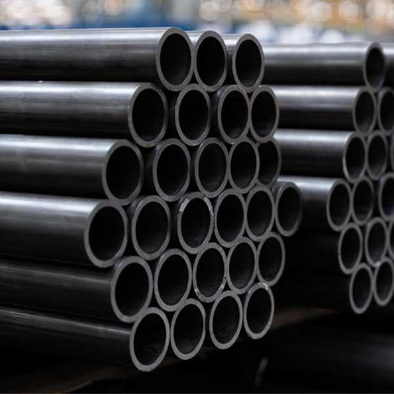
#> input picture AI/test_pic/Metal_Pipe.jpg, 394 x 394 px, shrunk from 600 x 600 before the run, found by its file name
$ python Basic_detection.py
#> lines starting #> are read from the running program, lines starting #| are printed output that depends on the picture; after the words box and inside, x2 and y2 are one past the last pixel; in counts of white or black regions, pixels touching at a corner belong together
import cv2
import numpy as np
import matplotlib.pyplot as plt
import random
from typing import Tuple, List, Dict

class HoughPipeDetector:
    """Hough Circle Transform based pipe detector with adaptive parameters"""

    def __init__(self):
        self.debug_info = {}

    def detect(self, image_path: str,
               dp: float = 1.2,
               min_dist_ratio: float = 0.8,
               param1: int = 100,
               param2: int = 40,
               min_radius: int = 8,
               max_radius: int = 80,
               use_roi: bool = True,
               debug: bool = True) -> Dict:
        """
        Detect pipes using Hough Circle Transform

        Parameters:
        - dp: Inverse ratio of accumulator resolution (higher = faster but less accurate)
        - min_dist_ratio: Minimum distance between circles as ratio of radius
        - param1: Canny edge threshold (higher = fewer edges)
        - param2: Accumulator threshold (higher = fewer circles, more confident)
        - min_radius: Minimum circle radius in pixels
        - max_radius: Maximum circle radius in pixels
        - use_roi: Whether to crop ROI before detection
        """

        # Load image
        img = cv2.imread(image_path)
        if img is None:
            raise ValueError(f"Could not load image: {image_path}")

        self.debug_info = {'image_path': image_path, 'original_shape': img.shape}

        # Extract ROI if requested
        if use_roi:
            roi, offset = self._extract_roi(img)
            self.debug_info['roi_shape'] = roi.shape
            self.debug_info['roi_offset'] = offset
        else:
            roi = img.copy()
            offset = (0, 0)

        # Preprocessing
        gray = cv2.cvtColor(roi, cv2.COLOR_BGR2GRAY)

        # CLAHE for better contrast
        clahe = cv2.createCLAHE(clipLimit=2.0, tileGridSize=(8, 8))
        gray_eq = clahe.apply(gray)

        # Bilateral filter to reduce noise while preserving edges
        gray_filtered = cv2.bilateralFilter(gray_eq, 9, 75, 75)

        self.debug_info['gray'] = gray
        self.debug_info['gray_eq'] = gray_eq
        self.debug_info['gray_filtered'] = gray_filtered

        # Calculate adaptive minDist based on estimated pipe size
        avg_radius_estimate = (min_radius + max_radius) / 2
        min_dist = int(avg_radius_estimate * min_dist_ratio * 2)  # Diameter * ratio

        # Detect circles
        circles = cv2.HoughCircles(
            gray_filtered,
            cv2.HOUGH_GRADIENT,
            dp=dp,
            minDist=min_dist,
            param1=param1,
            param2=param2,
            minRadius=min_radius,
            maxRadius=max_radius
        )

        # Process results
        if circles is not None:
            circles = np.uint16(np.around(circles))

            # Filter circles based on quality metrics
            filtered_circles = self._filter_circles(circles[0], gray_eq, roi)

            # Adjust coordinates back to original image space
            if use_roi:
                filtered_circles = [(x + offset[0], y + offset[1], r)
                                   for x, y, r in filtered_circles]

            pipe_count = len(filtered_circles)
        else:
            filtered_circles = []
            pipe_count = 0

        self.debug_info['raw_circles'] = circles
        self.debug_info['filtered_circles'] = filtered_circles
        self.debug_info['pipe_count'] = pipe_count
        self.debug_info['params'] = {
            'dp': dp, 'min_dist': min_dist, 'param1': param1, 'param2': param2,
            'min_radius': min_radius, 'max_radius': max_radius
        }

        # Create visualizations
        if debug:
            self._create_visualizations(img, roi, filtered_circles, offset if use_roi else None)

        return {
            'pipe_count': pipe_count,
            'circles': filtered_circles,
            'debug_info': self.debug_info
        }

    def _extract_roi(self, img: np.ndarray) -> Tuple[np.ndarray, Tuple[int, int]]:
        """Extract region of interest, excluding truck/background"""
        h, w = img.shape[:2]

        # Adaptive ROI based on aspect ratio
        aspect_ratio = w / h

        if aspect_ratio > 1.5:  # Wide image
            y1, y2 = int(0.15 * h), int(0.90 * h)
            x1, x2 = int(0.05 * w), int(0.95 * w)
        else:  # Standard image
            y1, y2 = int(0.20 * h), int(0.85 * h)
            x1, x2 = int(0.05 * w), int(0.95 * w)

        roi = img[y1:y2, x1:x2]
        offset = (x1, y1)

        return roi, offset

    def _filter_circles(self, circles: np.ndarray, gray: np.ndarray,
                       roi: np.ndarray) -> List[Tuple[int, int, int]]:
        """Filter circles based on quality metrics"""

        if len(circles) == 0:
            return []

        filtered = []
        radii = circles[:, 2]

        # Calculate statistics for outlier detection
        if len(radii) > 3:
            q1 = np.percentile(radii, 25)
            q3 = np.percentile(radii, 75)
            iqr = q3 - q1
            lower_bound = q1 - 2.0 * iqr
            upper_bound = q3 + 2.0 * iqr
        else:
            lower_bound = radii.min()
            upper_bound = radii.max()

        avg_brightness = np.mean(gray)

        for circle in circles:
            x, y, r = circle

            # Skip if out of bounds
            if x - r < 0 or x + r >= gray.shape[1] or y - r < 0 or y + r >= gray.shape[0]:
                continue

            # Radius outlier filter
            if r < lower_bound or r > upper_bound:
                continue

            # Create mask for the circle
            mask = np.zeros(gray.shape, dtype=np.uint8)
            cv2.circle(mask, (x, y), int(r * 0.7), 255, -1)

            # Check mean intensity inside circle
            mean_inside = cv2.mean(gray, mask=mask)[0]

            # Create outer ring mask
            mask_outer = np.zeros(gray.shape, dtype=np.uint8)
            cv2.circle(mask_outer, (x, y), int(r * 1.2), 255, -1)
            cv2.circle(mask_outer, (x, y), r, 0, -1)
            mean_outside = cv2.mean(gray, mask=mask_outer)[0]

            # Check contrast
            contrast = abs(mean_inside - mean_outside)

            if contrast < 5:  # Too low contrast
                continue

            # Check if it's likely a pipe (darker than background)
            if mean_inside > avg_brightness * 1.3:
                continue

            # Check circularity using edge pixels
            mask_edge = np.zeros(gray.shape, dtype=np.uint8)
            cv2.circle(mask_edge, (x, y), r, 255, 2)

            # Count edge pixels
            edges = cv2.Canny(gray, 50, 150)
            edge_overlap = cv2.bitwise_and(edges, mask_edge)
            edge_ratio = np.sum(edge_overlap > 0) / (2 * np.pi * r)

            if edge_ratio < 0.15:  # Too few edge pixels on the circle
                continue

            filtered.append((int(x), int(y), int(r)))

        return filtered

    def _create_visualizations(self, img: np.ndarray, roi: np.ndarray,
                              circles: List[Tuple[int, int, int]],
                              offset: Tuple[int, int] = None):
        """Create visualization images"""

        # Draw on full image
        img_vis = img.copy()
        for (x, y, r) in circles:
            cv2.circle(img_vis, (x, y), r, (0, 255, 0), 2)
            cv2.circle(img_vis, (x, y), 2, (0, 0, 255), 3)

        # Draw on ROI (adjust coordinates)
        roi_vis = roi.copy()
        if offset is not None:
            for (x, y, r) in circles:
                x_roi = x - offset[0]
                y_roi = y - offset[1]
                if 0 <= x_roi < roi.shape[1] and 0 <= y_roi < roi.shape[0]:
                    cv2.circle(roi_vis, (x_roi, y_roi), r, (0, 255, 0), 2)
                    cv2.circle(roi_vis, (x_roi, y_roi), 2, (0, 0, 255), 3)
        else:
            roi_vis = img_vis.copy()

        self.debug_info['img_vis'] = img_vis
        self.debug_info['roi_vis'] = roi_vis

    def visualize(self):
        """Display detection results"""
        if 'img_vis' not in self.debug_info:
            print("No visualization available. Run detect() first.")
            return

        fig, axes = plt.subplots(2, 2, figsize=(16, 12))

        # Original image
        axes[0, 0].imshow(cv2.cvtColor(cv2.imread(self.debug_info['image_path']),
                                       cv2.COLOR_BGR2RGB))
        axes[0, 0].set_title("Original Image")
        axes[0, 0].axis('off')

        # Preprocessed (CLAHE + bilateral)
        axes[0, 1].imshow(self.debug_info['gray_filtered'], cmap='gray')
        axes[0, 1].set_title("Preprocessed (CLAHE + Bilateral)")
        axes[0, 1].axis('off')

        # ROI with detection
        axes[1, 0].imshow(cv2.cvtColor(self.debug_info['roi_vis'], cv2.COLOR_BGR2RGB))
        axes[1, 0].set_title(f"ROI Detection: {self.debug_info['pipe_count']} pipes")
        axes[1, 0].axis('off')

        # Full image with detection
        axes[1, 1].imshow(cv2.cvtColor(self.debug_info['img_vis'], cv2.COLOR_BGR2RGB))
        axes[1, 1].set_title(f"Full Image: {self.debug_info['pipe_count']} pipes")
        axes[1, 1].axis('off')

        plt.tight_layout()
        plt.show()

    def print_summary(self):
        """Print detection summary"""
        print(f"\n{'='*70}")
        print(f"  HOUGH CIRCLE DETECTION SUMMARY")
        print(f"{'='*70}")
        print(f"Image: {self.debug_info['image_path']}")
        print(f"Original Shape: {self.debug_info['original_shape']}")
        if 'roi_shape' in self.debug_info:
            print(f"ROI Shape: {self.debug_info['roi_shape']}")

        print(f"\nParameters:")
        for key, value in self.debug_info['params'].items():
            print(f"  - {key}: {value}")

        raw_count = len(self.debug_info['raw_circles'][0]) if self.debug_info['raw_circles'] is not None else 0
        print(f"\nDetection Results:")
        print(f"  - Raw circles detected: {raw_count}")
        print(f"  - After filtering: {self.debug_info['pipe_count']}")
        print(f"  - Filtered out: {raw_count - self.debug_info['pipe_count']}")

        if self.debug_info['pipe_count'] > 0:
            radii = [r for _, _, r in self.debug_info['filtered_circles']]
            print(f"\nRadius Statistics:")
            print(f"  - Mean: {np.mean(radii):.1f} pixels")
            print(f"  - Std: {np.std(radii):.1f} pixels")
            print(f"  - Range: {min(radii)} - {max(radii)} pixels")

        print(f"\n{'='*70}")
        print(f"  FINAL: {self.debug_info['pipe_count']} PIPES")
        print(f"{'='*70}\n")


def auto_tune_parameters(image_path: str, target_range: Tuple[int, int] = (30, 100)):
    """
    Automatically tune parameters to get pipe count in target range

    Parameters:
    - image_path: Path to image
    - target_range: (min, max) acceptable pipe count

    Returns best configuration
    """

    print(f"Auto-tuning parameters for: {image_path}")
    print(f"Target range: {target_range[0]}-{target_range[1]} pipes\n")

    # Parameter grid to search
    param2_values = [35, 40, 45, 50, 55]
    min_dist_ratios = [0.6, 0.8, 1.0, 1.2]

    best_config = None
    best_count = 0
    results = []

    for param2 in param2_values:
        for min_dist_ratio in min_dist_ratios:
            detector = HoughPipeDetector()
            result = detector.detect(
                image_path,
                param2=param2,
                min_dist_ratio=min_dist_ratio,
                debug=False
            )

            count = result['pipe_count']
            results.append((param2, min_dist_ratio, count))

            print(f"param2={param2}, min_dist_ratio={min_dist_ratio:.1f} -> {count} pipes")

            # Check if in target range
            if target_range[0] <= count <= target_range[1]:
                best_config = {'param2': param2, 'min_dist_ratio': min_dist_ratio}
                best_count = count
                print(f"  ✓ In target range!")
                break

        if best_config:
            break

    if best_config:
        print(f"\n✓ Best config found: {best_config} -> {best_count} pipes")
    else:
        # Find closest to target
        target_mid = (target_range[0] + target_range[1]) / 2
        best_idx = min(range(len(results)),
                      key=lambda i: abs(results[i][2] - target_mid))
        best_config = {
            'param2': results[best_idx][0],
            'min_dist_ratio': results[best_idx][1]
        }
        best_count = results[best_idx][2]
        print(f"\n⚠ No config in range. Closest: {best_config} -> {best_count} pipes")

    return best_config, best_count


# =============================================================================
# USAGE EXAMPLES
# =============================================================================
if __name__ == "__main__":
    list_path = [
        "./test_pic/DO25110210_4_nikhon.jpg",
        "./test_pic/DO25110213_1_nikhon.jpg",
        "./test_pic/DO25110220_1_Pittawat.jpg",
        "./test_pic/DO25110257_3_Pittawat.jpg",
        "./test_pic/DO25110261_1_Pittawat.jpg",
        "./test_pic/DO25110277_2_Pittawat.jpg",
        "./test_pic/DO25110284_2_Pittawat.jpg",
        "./test_pic/Front_pipe.webp",
        "./test_pic/Metal_Pipe.jpg"
    ]

    img_path = list_path[8]  # Change index to test different images

    # Example 1: Basic usage with improved defaults
    print("="*70)
    print("EXAMPLE 1: Basic Detection")
    print("="*70)

    detector = HoughPipeDetector()
    result = detector.detect(
        img_path,
        param2=45,           # Higher = more selective (fewer circles)
        min_dist_ratio=1.0,  # Circles must be at least 1 diameter apart
        min_radius=8,
        max_radius=60
    )
#> in detect, img is the input picture: shape (394, 394, 3); mean B, G, R 53.8, 52, 51.8
#> in detect, `roi, offset = self._extract_roi(img)`: offset = (19, 78)
#> in detect, `gray_filtered = cv2.bilateralFilter(gray_eq, 9, 75, 75)`:
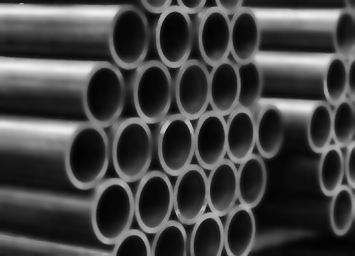
#> gray_filtered: shape (256, 355); min 2, max 239, mean 67.3
#> in detect, `circles = cv2.HoughCircles( gray_filtered, cv2.HOUGH_GRADIENT, dp=dp, ..`: circles = [[180.6, 83.4, 59.24], [215.4, 145.8, 57.92], [102.6, 155.4, 34.16]]
#> in detect, `circles = np.uint16(np.around(circles))`: circles = [[181, 83, 59], [215, 146, 58], [103, 155, 34]]
#> in _filter_circles, `radii = circles[:, 2]`: radii = [59, 58, 34]
#> in _filter_circles, `lower_bound = radii.min()`: lower_bound = 34
#> in _filter_circles, `upper_bound = radii.max()`: upper_bound = 59
#> in _filter_circles, `avg_brightness = np.mean(gray)`: avg_brightness = 67.4
#> the loop in _filter_circles, `for circle in circles:` made 3 passes
#> (x, y, r, mean_inside, mean_outside, contrast, edge_ratio) on passes 1 to 3: (181, 83, 59, 58, 48.84, 9.16, 0.553), (215, 146, 58, 68.4, 60.02, 8.38, 0.549), (103, 155, 34, 44.98, 90.6, 45.62, 0.707)
#> after the loop in _filter_circles, `for circle in circles:`: mask: shape (256, 355); 1.8% white; 1 white region, box (x1, y1, x2, y2) and area: (80, 132, 127, 179) 1653
#> after the loop in _filter_circles, `for circle in circles:`: mask_edge: shape (256, 355); 0.72% white; 1 white region, box (x1, y1, x2, y2) and area: (68, 120, 139, 191) 650
#> after the loop in _filter_circles, `for circle in circles:`: mask_outer: shape (256, 355); 1.5% white; 1 white region, box (x1, y1, x2, y2) and area: (63, 115, 144, 196) 1400
#> after the loop in _filter_circles, `for circle in circles:`: filtered = [(181, 83, 59), (215, 146, 58), (103, 155, 34)]
#> in detect, `filtered_circles = [(x + offset[0], y + offset[1], r) for x, y, r in f..`: filtered_circles = [(200, 161, 59), (234, 224, 58), (122, 233, 34)]
#> in detect, `pipe_count = len(filtered_circles)`: pipe_count = 3
#> the loop in _create_visualizations, `for (x, y, r) in circles:` made 3 passes
#> after the loop in _create_visualizations, `for (x, y, r) in circles:`:
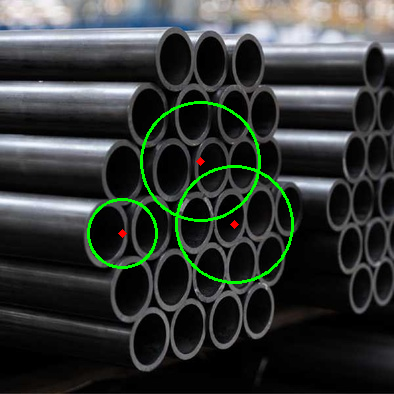
#> img_vis: shape (394, 394, 3); 1.9% of pixels changed, all inside (x1, y1, x2, y2) = (87, 101, 294, 284)
#> the loop in _create_visualizations, `for (x, y, r) in circles:` made 3 passes
#> (x, y, r, x_roi, y_roi) on passes 1 to 3: (200, 161, 59, 181, 83), (234, 224, 58, 215, 146), (122, 233, 34, 103, 155)
#> after the loop in _create_visualizations, `for (x, y, r) in circles:`:
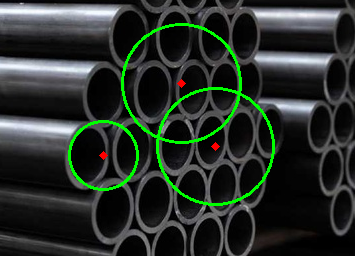
#> roi_vis: shape (256, 355, 3); mean B, G, R 42.5, 48.8, 40.9
#> result = 3 items

    detector.print_summary()
#| Image: ./test_pic/Metal_Pipe.jpg
#| Original Shape: (394, 394, 3)
#| ROI Shape: (256, 355, 3)
#> the loop in print_summary, `for key, value in self.debug_info['params'].items():` made 6 passes
#> (key, value) on passes 1 to 6: ('dp', 1.2), ('min_dist', 68), ('param1', 100), ('param2', 45), ('min_radius', 8), ('max_radius', 60)
#|   - dp: 1.2
#|   - min_dist: 68
#|   - param1: 100
#|   - param2: 45
#|   - min_radius: 8
#|   - max_radius: 60
#> in print_summary, `raw_count = len(self.debug_info['raw_circles'][0]) if self.debug_info[..`: raw_count = 3
#|   - Raw circles detected: 3
#|   - After filtering: 3
#|   - Filtered out: 0
#> in print_summary, `radii = [r for _, _, r in self.debug_info['filtered_circles']]`: radii = [59, 58, 34]
#|   - Mean: 50.3 pixels
#|   - Std: 11.6 pixels
#|   - Range: 34 - 59 pixels
#|   FINAL: 3 PIPES
    detector.visualize()

    # Example 2: Auto-tune parameters
    print("\n" + "="*70)
    print("EXAMPLE 2: Auto-tuning")
    print("="*70 + "\n")

    best_config, count = auto_tune_parameters(img_path, target_range=(35, 40))
#> in detect (call 2), `circles = cv2.HoughCircles( gray_filtered, cv2.HOUGH_GRADIENT, dp=dp, ..`: circles = 14 rows, first 8: [184.2, 148.2, 72.68], [162.6, 94.2, 75.32], [276.6, 129, 77.96], [150.6, 35.4, 38.12], [181.8, 204.6, 47.6], [221.4, 91.8, 42.32], [283.8, 184.2, 72.68], [223.8, 34.2, 32.96]
#> in detect (call 2), `circles = np.uint16(np.around(circles))`: circles = 14 rows, first 8: [184, 148, 73], [163, 94, 75], [277, 129, 78], [151, 35, 38], [182, 205, 48], [221, 92, 42], [284, 184, 73], [224, 34, 33]
#> in _filter_circles (call 2), `radii = circles[:, 2]`: radii = [73, 75, 78, 38, 48, 42, 73, 33, 49, 40, 66, 39, 25, 28]
#> in _filter_circles (call 2), `q1 = np.percentile(radii, 25)`: q1 = 38.25
#> in _filter_circles (call 2), `q3 = np.percentile(radii, 75)`: q3 = 71.25
#> in _filter_circles (call 2), `iqr = q3 - q1`: iqr = 33
#> in _filter_circles (call 2), `lower_bound = q1 - 2.0 * iqr`: lower_bound = -27.75
#> in _filter_circles (call 2), `upper_bound = q3 + 2.0 * iqr`: upper_bound = 137.2
#> the loop in _filter_circles (call 2), `for circle in circles:` made 14 passes
#> (x, y, r, mean_inside, mean_outside, contrast, edge_ratio) on passes 2, 4, 6, 8, 10, 11, 12, 13, 14: (163, 94, 75, 61.11, 70.34, 9.23, 0.611), (151, 35, 38, 39.59, 88.05, 48.46, 0.8), (221, 92, 42, 61.34, 72.59, 11.25, 0.788), (224, 34, 33, 37.83, 78.84, 41.01, 0.873), (109, 158, 40, 54.88, 78.09, 23.21, 0.712), (47, 137, 66, 76.38, 104.9, 28.55, 0.412), (97, 211, 39, 51.07, 71.25, 20.18, 0.628), (99, 86, 25, 27.29, 69.75, 42.47, 0.598), (230, 184, 28, 46.85, 85.21, 38.36, 0.739)
#> (x, y, r, mean_inside, mean_outside, contrast) on passes 1, 5, 9: (184, 148, 73, 65.51, 64.65, 0.864), (182, 205, 48, 65.43, 68.96, 3.53), (301, 77, 49, 99.34, 67.84, 31.5)
#> after the loop in _filter_circles (call 2), `for circle in circles:`: mask: shape (256, 355); 1.2% white; 1 white region, box (x1, y1, x2, y2) and area: (211, 165, 250, 204) 1129
#> after the loop in _filter_circles (call 2), `for circle in circles:`: mask_edge: shape (256, 355); 0.59% white; 1 white region, box (x1, y1, x2, y2) and area: (201, 155, 260, 214) 540
#> after the loop in _filter_circles (call 2), `for circle in circles:`:
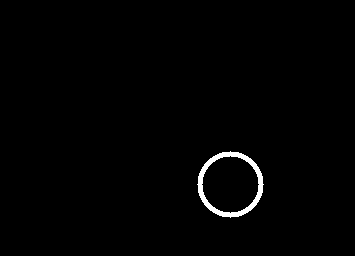
#> mask_outer: shape (256, 355); 1.1% white; 1 white region, box (x1, y1, x2, y2) and area: (197, 151, 264, 218) 956
#> after the loop in _filter_circles (call 2), `for circle in circles:`: filtered = [(163, 94, 75), (151, 35, 38), (221, 92, 42), (224, 34, 33), (109, 158, 40), (47, 137, 66), (97, 211, 39), (99, 86, 25), (230, 184, 28)]
#> in auto_tune_parameters, `result = detector.detect( image_path, param2=param2, min_dist_ratio=mi..`: result = 3 items
#> in auto_tune_parameters, `count = result['pipe_count']`: count = 9
#| param2=35, min_dist_ratio=0.6 -> 9 pipes
#> in auto_tune_parameters, `target_mid = (target_range[0] + target_range[1]) / 2`: target_mid = 37.5

    # Use best config
    detector2 = HoughPipeDetector()
    result2 = detector2.detect(img_path, **best_config)
#> in detect (call 22), `circles = cv2.HoughCircles( gray_filtered, cv2.HOUGH_GRADIENT, dp=dp, ..`: circles = 14 rows, first 8: [184.2, 148.2, 72.68], [162.6, 94.2, 75.32], [276.6, 129, 77.96], [150.6, 35.4, 38.12], [181.8, 204.6, 47.6], [221.4, 91.8, 42.32], [283.8, 184.2, 72.68], [223.8, 34.2, 32.96]
#> in detect (call 22), `circles = np.uint16(np.around(circles))`: circles = 14 rows, first 8: [184, 148, 73], [163, 94, 75], [277, 129, 78], [151, 35, 38], [182, 205, 48], [221, 92, 42], [284, 184, 73], [224, 34, 33]
#> call 2 of _create_visualizations, with offset = (19, 78)
#> the loop in _create_visualizations (call 2), `for (x, y, r) in circles:` made 9 passes
#> (x, y, r) on passes 1 to 9: (182, 172, 75), (170, 113, 38), (240, 170, 42), (243, 112, 33), (128, 236, 40), (66, 215, 66), (116, 289, 39), (118, 164, 25), (249, 262, 28)
#> after the loop in _create_visualizations (call 2), `for (x, y, r) in circles:`:
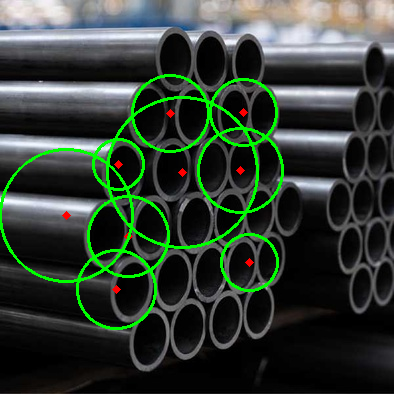
#> img_vis: shape (394, 394, 3); 4.77% of pixels changed, all inside (x1, y1, x2, y2) = (0, 74, 284, 330)
#> the loop in _create_visualizations (call 2), `for (x, y, r) in circles:` made 9 passes
#> (x, y, r, x_roi, y_roi) on passes 1 to 9: (182, 172, 75, 163, 94), (170, 113, 38, 151, 35), (240, 170, 42, 221, 92), (243, 112, 33, 224, 34), (128, 236, 40, 109, 158), (66, 215, 66, 47, 137), (116, 289, 39, 97, 211), (118, 164, 25, 99, 86), (249, 262, 28, 230, 184)
#> after the loop in _create_visualizations (call 2), `for (x, y, r) in circles:`:
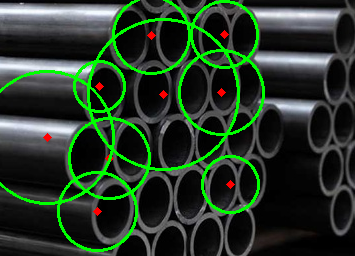
#> roi_vis: shape (256, 355, 3); mean B, G, R 40, 57.3, 39.1
    detector2.print_summary()
#| Image: ./test_pic/Metal_Pipe.jpg
#| Original Shape: (394, 394, 3)
#| ROI Shape: (256, 355, 3)
#> the loop in print_summary (call 2), `for key, value in self.debug_info['params'].items():` made 6 passes
#> (key, value) on passes 1 to 6: ('dp', 1.2), ('min_dist', 52), ('param1', 100), ('param2', 35), ('min_radius', 8), ('max_radius', 80)
#|   - dp: 1.2
#|   - min_dist: 52
#|   - param1: 100
#|   - param2: 35
#|   - min_radius: 8
#|   - max_radius: 80
#|   - Raw circles detected: 14
#|   - After filtering: 9
#|   - Filtered out: 5
#|   - Mean: 42.9 pixels
#|   - Std: 15.8 pixels
#|   - Range: 25 - 75 pixels
#|   FINAL: 9 PIPES
    detector2.visualize()
#> in visualize (call 2), `plt.show()`:
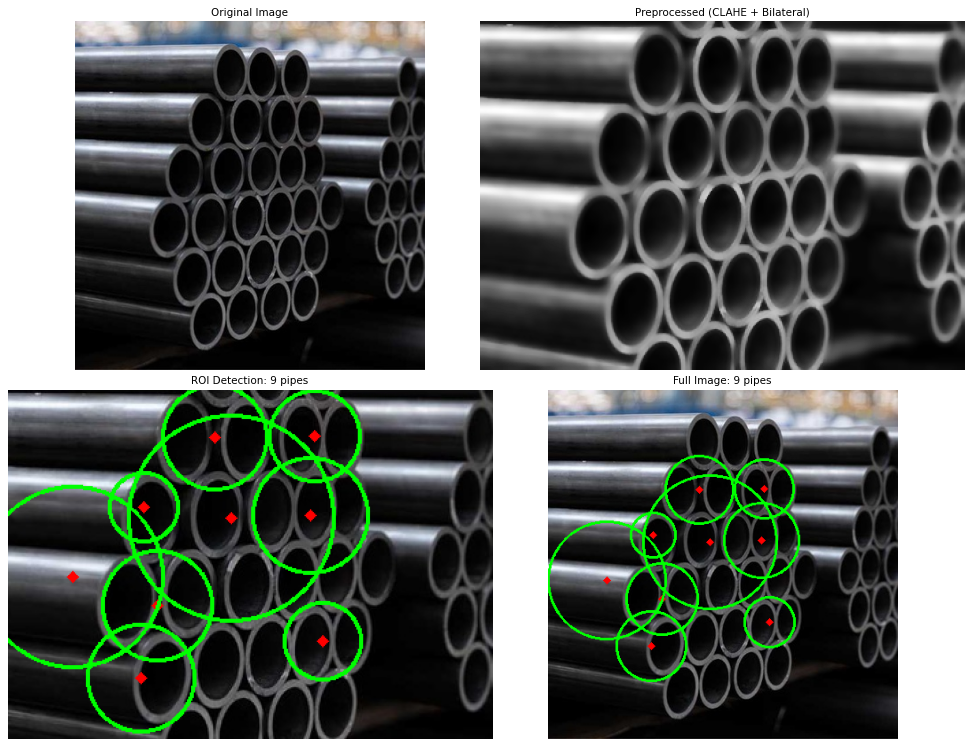
#> figure drawn by matplotlib, 4 panels
